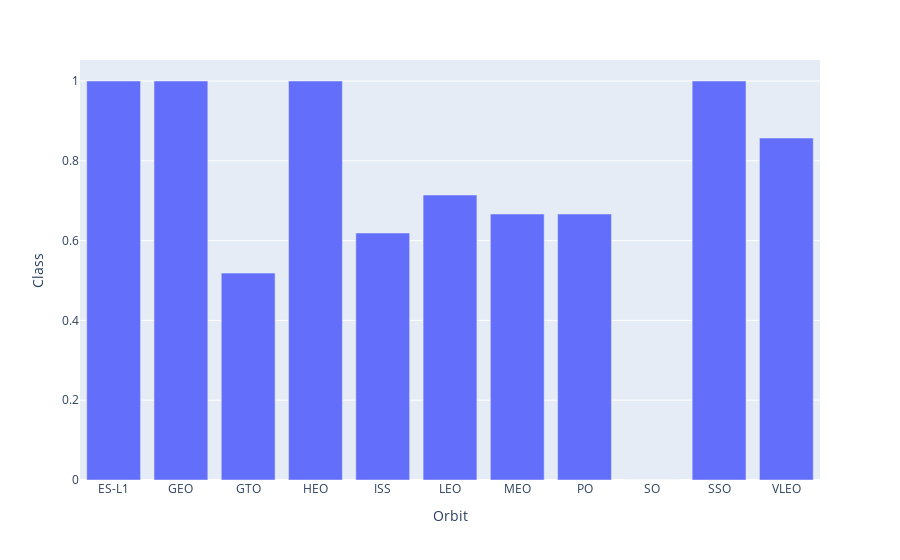

The code cell stored with this chart in its notebook:
### Markdown cell above
Let's create a `bar chart` for the sucess rate of each orbit

### Code cell
# HINT use groupby method on Orbit column and get the mean of Class column
df = df.astype({"Class" : "int"})
Orbit = df.groupby("Orbit")["Class"].mean().reset_index()
fig3 = px.bar(Orbit , x = "Orbit" , y = "Class")
fig3

### Figure 1 — Plotly figure (JSON) as saved in the notebook; plotly's stock layout.template omitted (floating-point values rounded to 4 significant figures)
{"data": [{"alignmentgroup": "True", "hovertemplate": "Orbit=%{x}<br>Class=%{y}<extra></extra>", "legendgroup": "", "marker": {"color": "#636efa", "pattern": {"shape": ""}}, "name": "", "offsetgroup": "", "orientation": "v", "showlegend": false, "textposition": "auto", "type": "bar", "x": ["ES-L1", "GEO", "GTO", "HEO", "ISS", "LEO", "MEO", "PO", "SO", "SSO", "VLEO"], "xaxis": "x", "y": [1, 1, 0.5185, 1, 0.619, 0.7143, 0.6667, 0.6667, 0, 1, 0.8571], "yaxis": "y"}], "layout": {"autosize": true, "barmode": "relative", "legend": {"tracegroupgap": 0}, "margin": {"t": 60}, "xaxis": {"anchor": "y", "autorange": true, "domain": [0, 1], "range": [-0.5, 10.5], "title": {"text": "Orbit"}, "type": "category"}, "yaxis": {"anchor": "x", "autorange": true, "domain": [0, 1], "range": [0, 1.053], "title": {"text": "Class"}, "type": "linear"}}}
